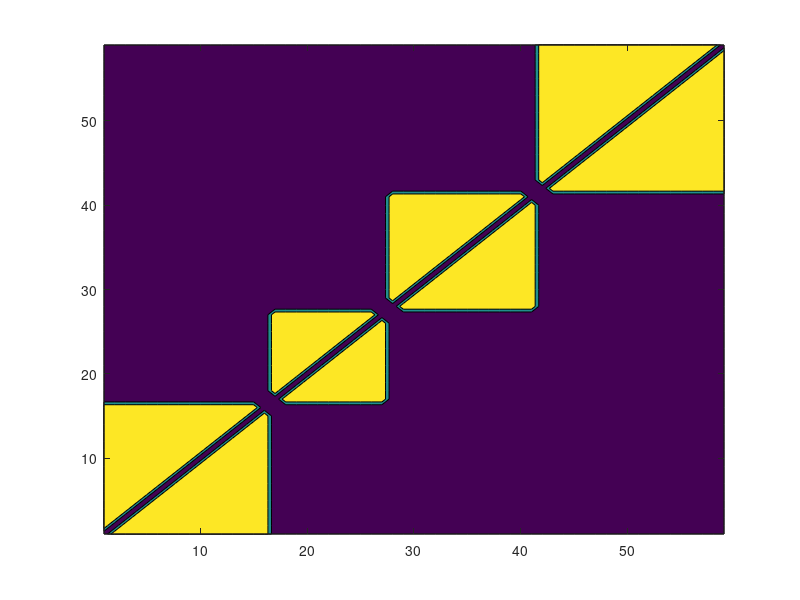

This chart was generated by the following MATLAB code: (Note: this script raises an error after producing the figure.)
%before running this script, you must have run the
%CM_socialnetwork_analysis.R script in R and then saved comm4 or commL4 as
%a csv
%write.csv(comm4,file='sorted_communities_4.csv')
%then you need to sort by N number and remove headers and the first column
%you will also have to replace all 'N's with ''s
cd('F:\0_parcellation_analysis\scripts-data-sharing\')
comm=dlmread('sorted_communities_L4.csv');
x=1:size(comm,1);
y=1:size(comm,1);
[xx,yy]=meshgrid(x,y);
module_similarity=[xx(:),yy(:)];
equality=nan(size(module_similarity,1),1);
count=0;
for ii=1:size(comm,1)
    for jj=1:size(comm,1)
        count=count+1;
        subj1=comm(ii,2);
        subj2=comm(jj,2);
        equality(count,1)=isequal(subj1,subj2);
    end
end
    output=cat(2,module_similarity,equality);
%     indices=find(output(:,2)==output(:,1));
%     output(indices,:)=[];
    
vec_comm_similarity=reshape(output(:,3),size(comm,1),[]);
vec_comm_similarity=vec_comm_similarity.*~eye(size(vec_comm_similarity));
[con1,h]=contourf(vec_comm_similarity,2);
h.LineStyle='none';
csvwrite('communities_L4.csv',vec_comm_similarity);


comm=dlmread('sorted_communities_4.csv');
x=1:size(comm,1);
y=1:size(comm,1);
[xx,yy]=meshgrid(x,y);
module_similarity=[xx(:),yy(:)];
equality=nan(size(module_similarity,1),1);
count=0;
for ii=1:size(comm,1)
    for jj=1:size(comm,1)
        count=count+1;
        subj1=comm(ii,2);
        subj2=comm(jj,2);
        equality(count,1)=isequal(subj1,subj2);
    end
end
    output=cat(2,module_similarity,equality);
%     indices=find(output(:,2)==output(:,1));
%     output(indices,:)=[];
    
vec_comm_similarity=reshape(output(:,3),size(comm,1),[]);
vec_comm_similarity=vec_comm_similarity.*~eye(size(vec_comm_similarity));
figure
[con2,h]=contourf(vec_comm_similarity,2);
h.LineStyle='none';
csvwrite('communities_4.csv',vec_comm_similarity);

comm=dlmread('sorted_communities_700.csv');
x=1:size(comm,1);
y=1:size(comm,1);
[xx,yy]=meshgrid(x,y);
module_similarity=[xx(:),yy(:)];
equality=nan(size(module_similarity,1),1);
count=0;
for ii=1:size(comm,1)
    for jj=1:size(comm,1)
        count=count+1;
        subj1=comm(ii,2);
        subj2=comm(jj,2);
        equality(count,1)=isequal(subj1,subj2);
    end
end
    output=cat(2,module_similarity,equality);
%     indices=find(output(:,2)==output(:,1));
%     output(indices,:)=[];
    
vec_comm_similarity=reshape(output(:,3),size(comm,1),[]);
vec_comm_similarity=vec_comm_similarity.*~eye(size(vec_comm_similarity));
figure
[con2,h]=contourf(vec_comm_similarity,2);
h.LineStyle='none';
csvwrite('communities_700s.csv',vec_comm_similarity);

